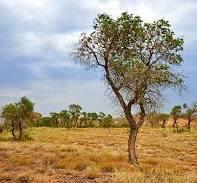
#> input picture topics/desert.jpg, 197 x 183 px
$ jupyter execute image_thresholding.ipynb
#> lines starting #> are read from the running program, lines starting #| are printed output that depends on the picture; after the words box and inside, x2 and y2 are one past the last pixel; in counts of white or black regions, pixels touching at a corner belong together
THRESHOLDING

[cell 1]
import cv2
import numpy as numpy
import matplotlib.pyplot as plt

#image reading white-black

image = cv2.imread("desert.jpg")
#> image is the input picture: shape (183, 197, 3); mean B, G, R 132.5, 153.1, 165.3
image = cv2.cvtColor(image,cv2.COLOR_BGR2GRAY)
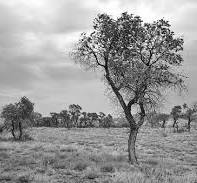
#> image: shape (183, 197); min 1, max 255, mean 154.4

plt.figure()
plt.axis("off")
plt.imshow(image,cmap="gray")


# thresholding

_ , image_thresh = cv2.threshold(image,thresh=100,maxval=255, type= cv2.THRESH_BINARY)
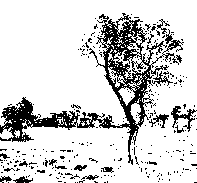
#> image_thresh: shape (183, 197); 82.6% white; black in thin lines or dots

plt.figure()
plt.axis("off")
plt.imshow(image_thresh,cmap="gray")


_ , image_thresh = cv2.threshold(image,thresh=100,maxval=255, type= cv2.THRESH_BINARY_INV)
#> image_thresh: shape (183, 197); 17.4% white in thin lines or dots

plt.figure()
plt.axis("off")
plt.imshow(image_thresh,cmap="gray")


# Adaptive Thresholding

image_tresh_2 = cv2.adaptiveThreshold(image,255,cv2.ADAPTIVE_THRESH_MEAN_C,cv2.THRESH_BINARY,11,8)
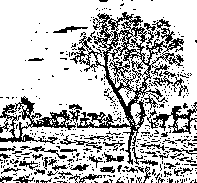
#> image_tresh_2: shape (183, 197); 74.6% white; black in thin lines or dots
#                                     (image , maxvalue , method , type , block_size )

plt.figure()
plt.axis("off")
plt.imshow(image_tresh_2,cmap="gray")

$ run again, with topics/NYC.jpg copied over topics/desert.jpg
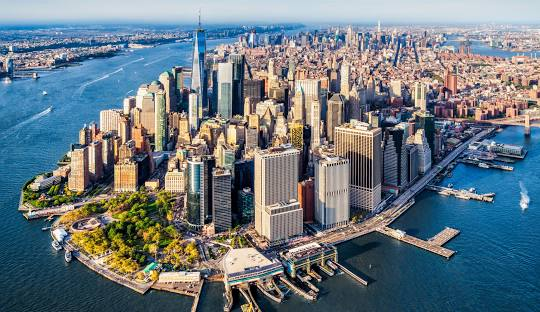
#> input picture topics/NYC.jpg, 540 x 312 px
#> image is the input picture: shape (312, 540, 3); mean B, G, R 127.8, 120, 106.5
#> image: shape (312, 540)
#> `_ , image_thresh = cv2.threshold(image,thresh=100,maxval=255, type= cv..`:
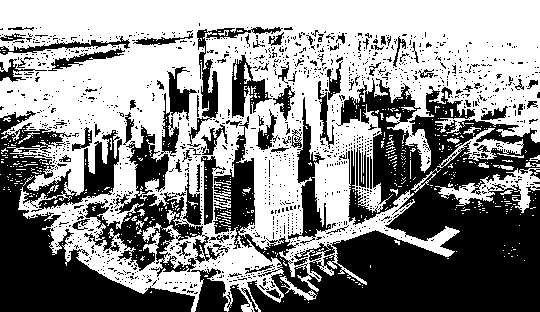
#> image_thresh: shape (312, 540); 55% white; 1442 black regions (1349 under 20 px), largest, box (x1, y1, x2, y2) and area: (213, 78, 540, 312) 36557, (0, 111, 195, 312) 15093, (84, 125, 223, 277) 5525
#> `image_tresh_2 = cv2.adaptiveThreshold(image,255,cv2.ADAPTIVE_THRESH_ME..`:
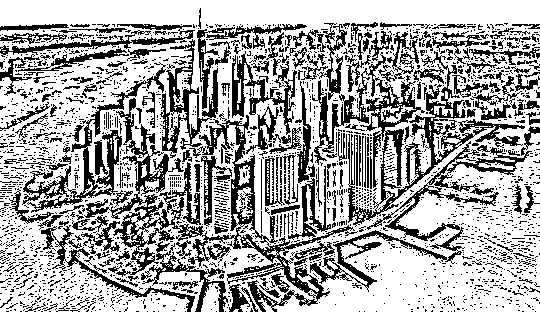
#> image_tresh_2: shape (312, 540); 66.2% white; 2385 black regions (2167 under 20 px), largest, box (x1, y1, x2, y2) and area: (84, 98, 358, 312) 9597, (312, 51, 525, 227) 6885, (310, 126, 540, 292) 3939

$ run again, with topics/beach.jpg copied over topics/desert.jpg
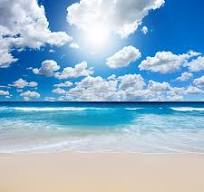
#> input picture topics/beach.jpg, 204 x 192 px
#> image is the input picture: shape (192, 204, 3); mean B, G, R 204.6, 180.9, 147.3
#> image: shape (192, 204)
#> `_ , image_thresh = cv2.threshold(image,thresh=100,maxval=255, type= cv..`:
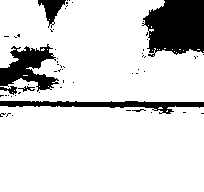
#> image_thresh: shape (192, 204); 84.9% white; 59 black regions (53 under 20 px), largest, box (x1, y1, x2, y2) and area: (142, 0, 204, 57) 2753, (0, 44, 59, 92) 1397, (0, 101, 204, 114) 1144, (38, 0, 66, 28) 350, (0, 86, 17, 95) 75, (18, 86, 35, 92) 41
#> `image_tresh_2 = cv2.adaptiveThreshold(image,255,cv2.ADAPTIVE_THRESH_ME..`:
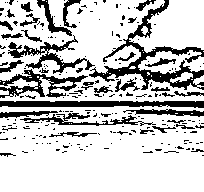
#> image_tresh_2: shape (192, 204); 77.7% white; 225 black regions (189 under 20 px), largest, box (x1, y1, x2, y2) and area: (89, 0, 204, 90) 2027, (0, 101, 204, 108) 1156, (0, 69, 88, 98) 878
